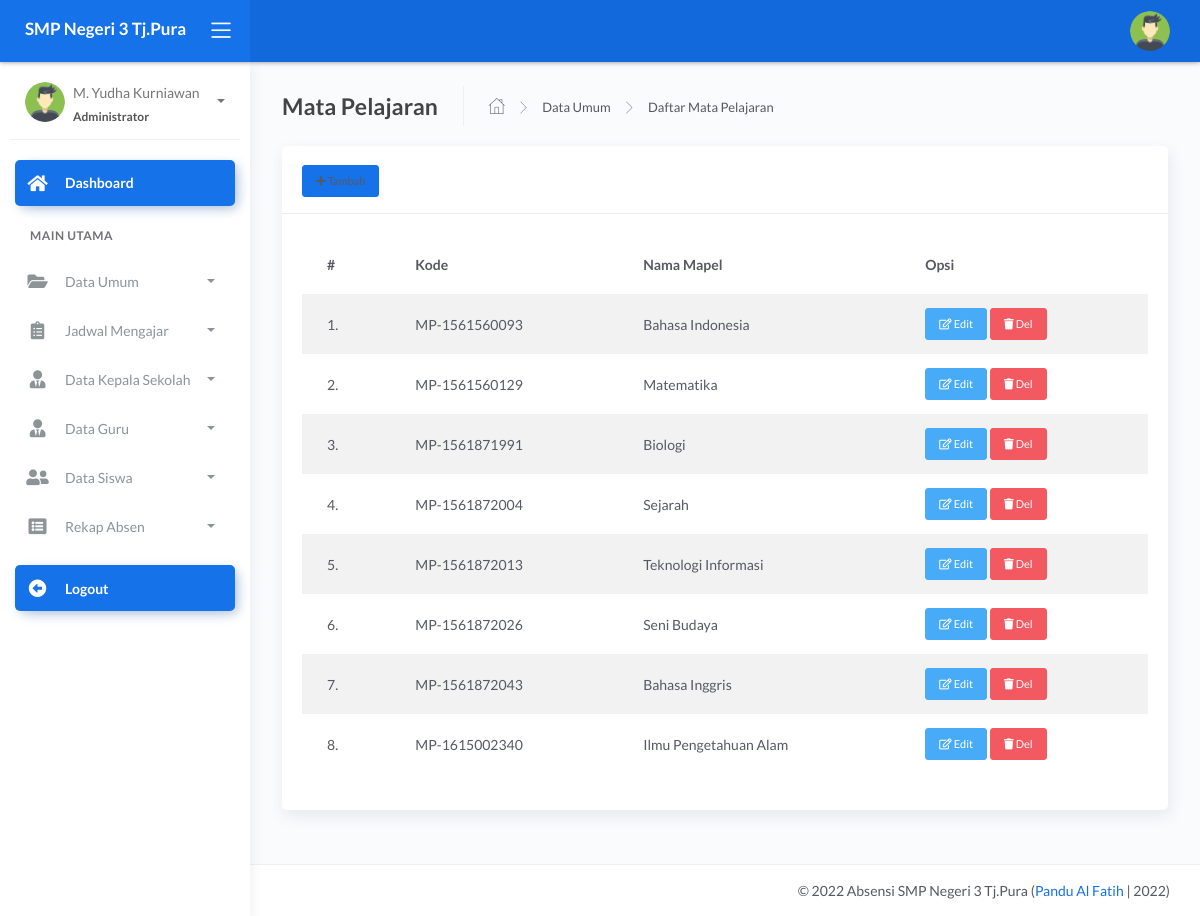
The page /admin/dashboard.php?page=master&act=mapel (signed in) on the database its author committed.
### tables this page shows
CREATE TABLE `tb_master_mapel` (
  `id_mapel` int(11) NOT NULL,
  `kode_mapel` varchar(40) NOT NULL,
  `mapel` varchar(60) NOT NULL
);

### admin/modul/master/mapel/data.php (the view, shortened to what this page needs)
<div class="page-inner">
          <div class="page-header">
            <h4 class="page-title">Mata Pelajaran</h4>
            <ul class="breadcrumbs">
              <li class="nav-home">
                <a href="#">
                  <i class="flaticon-home"></i>
                </a>
              </li>
              <li class="separator">
                <i class="flaticon-right-arrow"></i>
              </li>
              <li class="nav-item">
                <a href="#">Data Umum</a>
              </li>
              <li class="separator">
                <i class="flaticon-right-arrow"></i>
              </li>
              <li class="nav-item">
                <a href="#">Daftar Mata Pelajaran</a>
              </li>
            </ul>
          </div>
          <div class="row">
            <div class="col-md-12">
              <div class="card">
                <div class="card-header">
                  <div class="card-title">
                     <a href="" class="btn btn-primary btn-sm" data-toggle="modal" data-target="#myModal"><i class="fa fa-plus"></i> Tambah</a>
                  </div>
                </div>
                <div class="card-body">
                      <div class="table-responsive">
                 <table class="table table-hover table-striped">
                    <thead>
                        <tr>
                            <th>#</th>
                            <th>Kode</th>
                            <th>Nama Mapel</th>
                            <th>Opsi</th>
                        </tr>
                    </thead>
                    <tbody>
                        <?php
                        $no=1;
			$mapel = mysqli_query($con,"SELECT * FROM tb_master_mapel");
                        foreach ($mapel as $k) {?>
                        <tr>
                            <td><?=$no++;?>.</td>
                            <td><?=$k['kode_mapel'];?></td>
                            <td><?=$k['mapel'];?></td>
                            <td>
                            <a href="" class="btn btn-info btn-sm" data-toggle="modal" data-target="#edit<?=$k['id_mapel'] ?>"><i class="far fa-edit"></i> Edit</a>
                            <a class="btn btn-danger btn-sm" onclick="return confirm('Yakin Hapus Data ??')" href="?page=master&act=delmapel&id=<?=$k['id_mapel'] ?>"><i class="fas fa-trash"></i> Del</a>
                            </td>
                        </tr>
                    <?php } ?>
                    </tbody>
                </table>
</div>
</div>
</div>
</div>
</div>
</div>

### admin/dashboard.php (shortened to what this page needs)
<?php
include '../config/db.php';
?> <script>
<?php
$id_login = @$_SESSION['admin'];
$sql = mysqli_query($con, "SELECT * FROM tb_admin
 WHERE id_admin = '$id_login'") or die(mysqli_error($con));
$data = mysqli_fetch_array($sql);
?>
<!DOCTYPE html>
<html lang="en">
<head>
	<link rel="stylesheet" href="../assets/css/bootstrap.min.css">
	<link rel="stylesheet" href="../assets/css/atlantis.min.css">
	<link rel="stylesheet" href="../assets/css/demo.css">
</head>
<body>
	<div class="wrapper">
		<div class="main-header">
			<div class="logo-header" data-background-color="blue">
				<a href="dashboard.php" class="logo">
					<b class="text-white">SMP Negeri 3 Tj.Pura</b>
				</a>
				<div class="nav-toggle">
					<button class="btn btn-toggle toggle-sidebar">
						<i class="icon-menu"></i>
					</button>
				</div>
			</div>
			<nav class="navbar navbar-header navbar-expand-lg" data-background-color="blue2">
				<div class="container-fluid">
					<ul class="navbar-nav topbar-nav ml-md-auto align-items-center">
						<li class="nav-item dropdown hidden-caret">
							<a class="dropdown-toggle profile-pic" data-toggle="dropdown" href="#" aria-expanded="false">
								<div class="avatar-sm">
									<img src="../assets/img/user/<?= $data['foto'] ?>" alt="..." class="avatar-img rounded-circle">
								</div>
							</a>
						</li>
					</ul>
				</div>
			</nav>
		</div>
		<div class="sidebar sidebar-style-2">
			<div class="sidebar-wrapper scrollbar scrollbar-inner">
				<div class="sidebar-content">
					<div class="user">
						<div class="avatar-sm float-left mr-2">
							<img src="../assets/img/user/<?= $data['foto'] ?>" alt="..." class="avatar-img rounded-circle">
						</div>
						<div class="info">
							<a data-toggle="collapse" href="#collapseExample" aria-expanded="true">
								<span>
									<?= $data['nama_lengkap'] ?>
									<span class="user-level">Administrator</span>
									<span class="caret"></span>
								</span>
							</a>
						</div>
					</div>
					<ul class="nav nav-primary">
						<li class="nav-item active">
							<a href="dashboard.php" class="collapsed">
								<i class="fas fa-home"></i>
								<p>Dashboard</p>
							</a>
						</li>
						<li class="nav-section">
							<h4 class="text-section">Main Utama</h4>
						</li>
						<li class="nav-item">
							<a data-toggle="collapse" href="#base">
								<i class="fas fa-folder-open"></i>
								<p>Data Umum</p>
								<span class="caret"></span>
							</a>
						</li>
						<li class="nav-item">
							<a data-toggle="collapse" href="#sidebarLayouts">
								<i class="fas fa-clipboard-list"></i>
								<p>Jadwal Mengajar</p>
								<span class="caret"></span>
							</a>
						</li>
						<li class="nav-item">
							<a data-toggle="collapse" href="#kepsek">
								<i class="fas fa-user-tie"></i>
								<p>Data Kepala Sekolah</p>
								<span class="caret"></span>
							</a>
						</li>
						<li class="nav-item">
							<a data-toggle="collapse" href="#guru">
								<i class="fas fa-user-tie"></i>
								<p>Data Guru</p>
								<span class="caret"></span>
							</a>
						</li>
						<li class="nav-item">
							<a data-toggle="collapse" href="#siswa">
								<i class="fas fa-user-friends"></i>
								<p>Data Siswa</p>
								<span class="caret"></span>
							</a>
						</li>
						<li class="nav-item">
							<a data-toggle="collapse" href="#rekapAbsen">
								<i class="fas fa-list-alt"></i>
								<p>Rekap Absen</p>
								<span class="caret"></span>
							</a>
						</li>
						<li class="nav-item active mt-3">
							<a href="logout.php" class="collapsed">
								<i class="fas fa-arrow-alt-circle-left"></i>
								<p>Logout</p>
							</a>
						</li>
					</ul>
				</div>
			</div>
		</div>
		<div class="main-panel">
			<div class="content">
				<?php
				$page = @$_GET['page'];
				$act = @$_GET['act'];
				if ($page == 'master') {
					if ($act == 'kelas') {
						include 'modul/master/kelas/data_kelas.php';
					} elseif ($act == 'delkelas') {
						include 'modul/master/kelas/del.php';
					} elseif ($act == 'semester') {
						include 'modul/master/semester/data.php';
					} elseif ($act == 'delsemester') {
						include 'modul/master/semester/del.php';
					} elseif ($act == 'set_semester') {
						include 'modul/master/semester/set.php';
					}
					elseif ($act == 'ta') {
						include 'modul/master/ta/data.php';
					} elseif ($act == 'delta') {
						include 'modul/master/ta/del.php';
					} elseif ($act == 'set_ta') {
						include 'modul/master/ta/set.php';
					} elseif ($act == 'mapel') {
						include 'modul/master/mapel/data.php';
					} elseif ($act == 'delmapel') {
						include 'modul/master/mapel/del.php';
					}
				} elseif ($page == 'walas') {
					if ($act == '') {
						include 'modul/wakel/data.php';
					}
				} elseif ($page == 'rekap') {
					if ($act == '') {
						include 'modul/rekap/rekap_absen.php';
					} elseif ($act = 'rekap-perbulan') {
						include 'modul/rekap/rekap_perbulan.php';
					}
				} elseif ($page == '') {
					include 'modul/home.php';
				} else {
					echo "<b>Tidak ada Halaman</b>";
				}
				?>
			</div>
			<footer class="footer">
				<div class="container">
					<div class="copyright ml-auto">
						&copy; <?php echo date('Y'); ?> Absensi SMP Negeri 3 Tj.Pura (<a href="index.php">Pandu Al Fatih </a> | 2022)
					</div>
				</div>
			</footer>
		</div>
	</div>
</body>
</html>

### rows shown on the page
tb_master_mapel: kode_mapel "MP-1561560093", mapel "Bahasa Indonesia"
tb_master_mapel: kode_mapel "MP-1561560129", mapel "Matematika"
tb_master_mapel: kode_mapel "MP-1561871991", mapel "Biologi"
tb_master_mapel: kode_mapel "MP-1561872004", mapel "Sejarah"
tb_master_mapel: kode_mapel "MP-1561872013", mapel "Teknologi Informasi"
tb_master_mapel: kode_mapel "MP-1561872026", mapel "Seni Budaya"
tb_master_mapel: kode_mapel "MP-1561872043", mapel "Bahasa Inggris"
tb_master_mapel: kode_mapel "MP-1615002340", mapel "Ilmu Pengetahuan Alam"

### other values the page prints
$data['nama_lengkap'] "M. Yudha Kurniawan"
